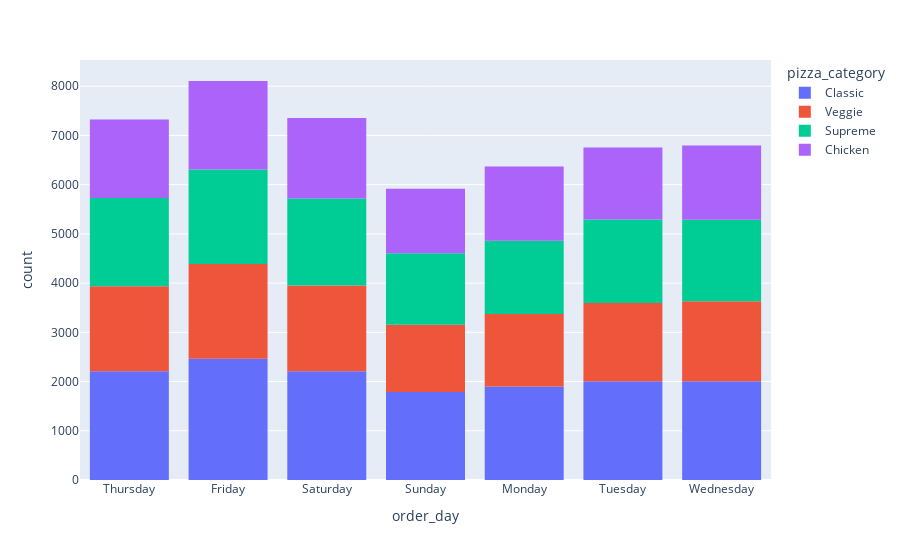

Write notebook code for a chart like this one.
### Code cell
px.histogram(df,x="order_day",color='pizza_category')

### Figure 1 — Plotly figure (JSON) as saved in the notebook; plotly's stock layout.template omitted (floating-point values rounded to 4 significant figures; data arrays with more than 128 entries replaced by an {"elided": "..."} marker saying what was removed)
{"data": [{"alignmentgroup": "True", "bingroup": "x", "hovertemplate": "pizza_category=Classic<br>order_day=%{x}<br>count=%{y}<extra></extra>", "legendgroup": "Classic", "marker": {"color": "#636efa", "pattern": {"shape": ""}}, "name": "Classic", "offsetgroup": "Classic", "orientation": "v", "showlegend": true, "type": "histogram", "x": {"elided": "14579 str values"}, "xaxis": "x", "yaxis": "y"}, {"alignmentgroup": "True", "bingroup": "x", "hovertemplate": "pizza_category=Veggie<br>order_day=%{x}<br>count=%{y}<extra></extra>", "legendgroup": "Veggie", "marker": {"color": "#EF553B", "pattern": {"shape": ""}}, "name": "Veggie", "offsetgroup": "Veggie", "orientation": "v", "showlegend": true, "type": "histogram", "x": {"elided": "11449 str values"}, "xaxis": "x", "yaxis": "y"}, {"alignmentgroup": "True", "bingroup": "x", "hovertemplate": "pizza_category=Supreme<br>order_day=%{x}<br>count=%{y}<extra></extra>", "legendgroup": "Supreme", "marker": {"color": "#00cc96", "pattern": {"shape": ""}}, "name": "Supreme", "offsetgroup": "Supreme", "orientation": "v", "showlegend": true, "type": "histogram", "x": {"elided": "11777 str values"}, "xaxis": "x", "yaxis": "y"}, {"alignmentgroup": "True", "bingroup": "x", "hovertemplate": "pizza_category=Chicken<br>order_day=%{x}<br>count=%{y}<extra></extra>", "legendgroup": "Chicken", "marker": {"color": "#ab63fa", "pattern": {"shape": ""}}, "name": "Chicken", "offsetgroup": "Chicken", "orientation": "v", "showlegend": true, "type": "histogram", "x": {"elided": "10815 str values"}, "xaxis": "x", "yaxis": "y"}], "layout": {"barmode": "relative", "legend": {"title": {"text": "pizza_category"}, "tracegroupgap": 0}, "margin": {"t": 60}, "xaxis": {"anchor": "y", "domain": [0, 1], "title": {"text": "order_day"}}, "yaxis": {"anchor": "x", "domain": [0, 1], "title": {"text": "count"}}}}
